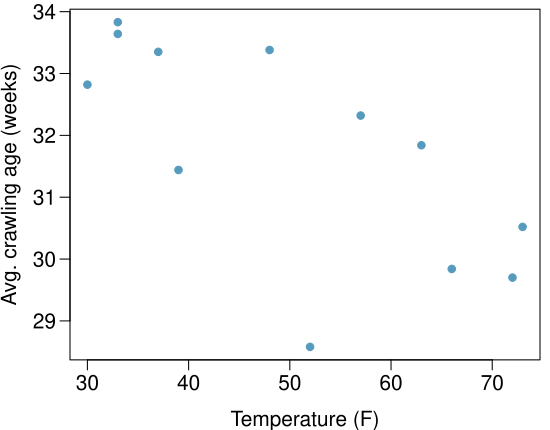

R code for this plot:
# load packages -----------------------------------------------------
library(openintro)

# load data ---------------------------------------------------------

crawling_babies <- read.csv("crawling_babies.csv")

# correlation -------------------------------------------------------

round(cor(crawling_babies$avg_crawling_age, crawling_babies$temperature), 2)

# plot trave time vs. distance --------------------------------------

pdf("crawling_babies.pdf", 5.5, 4.3)

par(mar = c(3.5, 3.5, 0.5, 0.5), las = 1, mgp = c(2.5, 0.7, 0), 
    cex.lab = 1.25, cex.axis = 1.25)

plot(crawling_babies$avg_crawling_age ~ crawling_babies$temperature, 
     xlab = "Temperature (F)", ylab = "Avg. crawling age (weeks)",
     pch = 19, col = COL[1])

dev.off()
